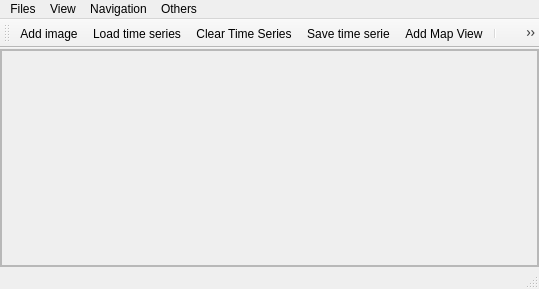
<?xml version="1.0" encoding="UTF-8"?>
<ui version="4.0">
 <class>TSVGUIBase</class>
 <widget class="QMainWindow" name="TSVGUIBase">
  <property name="geometry">
   <rect>
    <x>0</x>
    <y>0</y>
    <width>539</width>
    <height>289</height>
   </rect>
  </property>
  <property name="windowTitle">
   <string>HUB Time Series Viewer</string>
  </property>
  <property name="windowIcon">
   <iconset resource="resources.qrc">
    <normaloff>:/timeseriesviewer/icons/icon.svg</normaloff>:/timeseriesviewer/icons/icon.svg</iconset>
  </property>
  <property name="documentMode">
   <bool>false</bool>
  </property>
  <property name="tabShape">
   <enum>QTabWidget::Rounded</enum>
  </property>
  <property name="dockNestingEnabled">
   <bool>true</bool>
  </property>
  <property name="dockOptions">
   <set>QMainWindow::AllowNestedDocks|QMainWindow::AllowTabbedDocks|QMainWindow::AnimatedDocks</set>
  </property>
  <widget class="QWidget" name="centralWidget">
   <property name="sizePolicy">
    <sizepolicy hsizetype="MinimumExpanding" vsizetype="Minimum">
     <horstretch>0</horstretch>
     <verstretch>0</verstretch>
    </sizepolicy>
   </property>
   <property name="minimumSize">
    <size>
     <width>100</width>
     <height>0</height>
    </size>
   </property>
   <layout class="QVBoxLayout" name="verticalLayout_3">
    <property name="spacing">
     <number>1</number>
    </property>
    <property name="margin">
     <number>0</number>
    </property>
    <item>
     <widget class="QgsMessageBar" name="messageBar">
      <property name="frameShape">
       <enum>QFrame::StyledPanel</enum>
      </property>
      <property name="frameShadow">
       <enum>QFrame::Raised</enum>
      </property>
     </widget>
    </item>
    <item>
     <widget class="TsvScrollArea" name="scrollAreaSubsets">
      <property name="sizePolicy">
       <sizepolicy hsizetype="Expanding" vsizetype="Expanding">
        <horstretch>1</horstretch>
        <verstretch>0</verstretch>
       </sizepolicy>
      </property>
      <property name="minimumSize">
       <size>
        <width>50</width>
        <height>0</height>
       </size>
      </property>
      <property name="frameShape">
       <enum>QFrame::StyledPanel</enum>
      </property>
      <property name="verticalScrollBarPolicy">
       <enum>Qt::ScrollBarAsNeeded</enum>
      </property>
      <property name="horizontalScrollBarPolicy">
       <enum>Qt::ScrollBarAsNeeded</enum>
      </property>
      <property name="widgetResizable">
       <bool>true</bool>
      </property>
      <widget class="QWidget" name="scrollAreaSubsetContent">
       <property name="geometry">
        <rect>
         <x>0</x>
         <y>0</y>
         <width>537</width>
         <height>201</height>
        </rect>
       </property>
       <property name="sizePolicy">
        <sizepolicy hsizetype="Preferred" vsizetype="Preferred">
         <horstretch>0</horstretch>
         <verstretch>0</verstretch>
        </sizepolicy>
       </property>
       <property name="minimumSize">
        <size>
         <width>0</width>
         <height>0</height>
        </size>
       </property>
       <layout class="QHBoxLayout" name="scrollAreaLayout">
        <property name="spacing">
         <number>1</number>
        </property>
        <property name="sizeConstraint">
         <enum>QLayout::SetNoConstraint</enum>
        </property>
        <property name="margin">
         <number>0</number>
        </property>
        <item>
         <widget class="QFrame" name="frame_4">
          <property name="frameShape">
           <enum>QFrame::StyledPanel</enum>
          </property>
          <property name="frameShadow">
           <enum>QFrame::Raised</enum>
          </property>
         </widget>
        </item>
       </layout>
      </widget>
     </widget>
    </item>
   </layout>
  </widget>
  <widget class="QStatusBar" name="statusBar"/>
  <widget class="QMenuBar" name="menuBar">
   <property name="geometry">
    <rect>
     <x>0</x>
     <y>0</y>
     <width>539</width>
     <height>21</height>
    </rect>
   </property>
   <widget class="QMenu" name="menuFiles">
    <property name="title">
     <string>Files</string>
    </property>
    <addaction name="actionAddTSD"/>
    <addaction name="actionLoadTS"/>
    <addaction name="actionSaveTS"/>
    <addaction name="actionClearTS"/>
    <addaction name="separator"/>
    <addaction name="actionAddTSExample"/>
   </widget>
   <widget class="QMenu" name="menuAbout">
    <property name="title">
     <string>Others</string>
    </property>
    <addaction name="actionAbout"/>
    <addaction name="actionSettings"/>
   </widget>
   <widget class="QMenu" name="menuView">
    <property name="title">
     <string>View</string>
    </property>
    <widget class="QMenu" name="menuPanels">
     <property name="title">
      <string>Panels...</string>
     </property>
    </widget>
    <addaction name="actionRefresh"/>
    <addaction name="actionAddMapView"/>
    <addaction name="separator"/>
    <addaction name="actionSelectProfiles"/>
    <addaction name="actionIdentifyTimeSeries"/>
    <addaction name="separator"/>
    <addaction name="menuPanels"/>
   </widget>
   <widget class="QMenu" name="menuNavigation">
    <property name="title">
     <string>Navigation</string>
    </property>
    <addaction name="actionPan"/>
    <addaction name="actionZoomIn"/>
    <addaction name="actionZoomOut"/>
    <addaction name="actionZoomMaxExtent"/>
    <addaction name="actionZoomPixelScale"/>
    <addaction name="actionMoveCenter"/>
   </widget>
   <addaction name="menuFiles"/>
   <addaction name="menuView"/>
   <addaction name="menuNavigation"/>
   <addaction name="menuAbout"/>
  </widget>
  <widget class="QToolBar" name="toolBar">
   <property name="windowTitle">
    <string>toolBar</string>
   </property>
   <attribute name="toolBarArea">
    <enum>TopToolBarArea</enum>
   </attribute>
   <attribute name="toolBarBreak">
    <bool>false</bool>
   </attribute>
   <addaction name="actionAddTSD"/>
   <addaction name="actionLoadTS"/>
   <addaction name="actionClearTS"/>
   <addaction name="actionSaveTS"/>
   <addaction name="actionAddMapView"/>
   <addaction name="separator"/>
   <addaction name="actionRefresh"/>
   <addaction name="actionMoveCenter"/>
   <addaction name="actionZoomIn"/>
   <addaction name="actionZoomOut"/>
   <addaction name="actionZoomMaxExtent"/>
   <addaction name="actionZoomPixelScale"/>
   <addaction name="actionPan"/>
   <addaction name="separator"/>
   <addaction name="actionIdentifyMapLayers"/>
   <addaction name="actionIdentifyTimeSeries"/>
   <addaction name="actionSelectProfiles"/>
   <addaction name="separator"/>
   <addaction name="actionAbout"/>
  </widget>
  <action name="actionMoveCenter">
   <property name="icon">
    <iconset resource="resources.qrc">
     <normaloff>:/timeseriesviewer/icons/mActionZoomPoint.svg</normaloff>:/timeseriesviewer/icons/mActionZoomPoint.svg</iconset>
   </property>
   <property name="text">
    <string>SelectCenter</string>
   </property>
   <property name="toolTip">
    <string>select center coordinate</string>
   </property>
  </action>
  <action name="actionSelectCRS">
   <property name="icon">
    <iconset resource="resources.qrc">
     <normaloff>:/timeseriesviewer/icons/CRS.svg</normaloff>:/timeseriesviewer/icons/CRS.svg</iconset>
   </property>
   <property name="text">
    <string>Select CRS</string>
   </property>
   <property name="toolTip">
    <string>Select coordinate reference system</string>
   </property>
  </action>
  <action name="actionNextTSD">
   <property name="icon">
    <iconset resource="resources.qrc">
     <normaloff>:/timeseriesviewer/icons/mActionAtlasNext.svg</normaloff>:/timeseriesviewer/icons/mActionAtlasNext.svg</iconset>
   </property>
   <property name="text">
    <string>nextTSD</string>
   </property>
   <property name="toolTip">
    <string>go to next time series datum</string>
   </property>
  </action>
  <action name="actionPreviousTSD">
   <property name="icon">
    <iconset resource="resources.qrc">
     <normaloff>:/timeseriesviewer/icons/mActionAtlasPrev.svg</normaloff>:/timeseriesviewer/icons/mActionAtlasPrev.svg</iconset>
   </property>
   <property name="text">
    <string>previousTSD</string>
   </property>
   <property name="toolTip">
    <string>got to prevoius time series datum</string>
   </property>
  </action>
  <action name="actionFirstTSD">
   <property name="icon">
    <iconset resource="resources.qrc">
     <normaloff>:/timeseriesviewer/icons/mActionAtlasFirst.svg</normaloff>:/timeseriesviewer/icons/mActionAtlasFirst.svg</iconset>
   </property>
   <property name="text">
    <string>first TSD</string>
   </property>
   <property name="toolTip">
    <string>got to first time series datum</string>
   </property>
  </action>
  <action name="actionLastTSD">
   <property name="icon">
    <iconset resource="resources.qrc">
     <normaloff>:/timeseriesviewer/icons/mActionAtlasLast.svg</normaloff>:/timeseriesviewer/icons/mActionAtlasLast.svg</iconset>
   </property>
   <property name="text">
    <string>lastTSD</string>
   </property>
   <property name="toolTip">
    <string>got to last time series datum</string>
   </property>
  </action>
  <action name="actionLoadTS">
   <property name="icon">
    <iconset resource="resources.qrc">
     <normaloff>:/timeseriesviewer/icons/mActionAddTS.svg</normaloff>:/timeseriesviewer/icons/mActionAddTS.svg</iconset>
   </property>
   <property name="text">
    <string>Load time series</string>
   </property>
   <property name="toolTip">
    <string>Load time series from CSV file</string>
   </property>
  </action>
  <action name="actionAddTSD">
   <property name="icon">
    <iconset resource="resources.qrc">
     <normaloff>:/timeseriesviewer/icons/mActionAddRasterLayer.svg</normaloff>:/timeseriesviewer/icons/mActionAddRasterLayer.svg</iconset>
   </property>
   <property name="text">
    <string>Add image</string>
   </property>
   <property name="toolTip">
    <string>Add image to time series</string>
   </property>
  </action>
  <action name="actionRemoveTSD">
   <property name="icon">
    <iconset resource="resources.qrc">
     <normaloff>:/timeseriesviewer/icons/mActionRemoveTSD.svg</normaloff>:/timeseriesviewer/icons/mActionRemoveTSD.svg</iconset>
   </property>
   <property name="text">
    <string>Remove image</string>
   </property>
   <property name="toolTip">
    <string>Remove image from time series</string>
   </property>
  </action>
  <action name="actionSaveTS">
   <property name="icon">
    <iconset resource="resources.qrc">
     <normaloff>:/timeseriesviewer/icons/mActionSaveTS.svg</normaloff>:/timeseriesviewer/icons/mActionSaveTS.svg</iconset>
   </property>
   <property name="text">
    <string>Save time serie</string>
   </property>
   <property name="toolTip">
    <string>Save time series as CSV file</string>
   </property>
  </action>
  <action name="actionAddMapView">
   <property name="icon">
    <iconset resource="resources.qrc">
     <normaloff>:/timeseriesviewer/icons/mActionAddMapView.svg</normaloff>:/timeseriesviewer/icons/mActionAddMapView.svg</iconset>
   </property>
   <property name="text">
    <string>Add Map View</string>
   </property>
   <property name="toolTip">
    <string>Add maps that show a specified band selection</string>
   </property>
  </action>
  <action name="actionRemoveMapView">
   <property name="icon">
    <iconset resource="resources.qrc">
     <normaloff>:/timeseriesviewer/icons/mActionRemoveMapView.svg</normaloff>:/timeseriesviewer/icons/mActionRemoveMapView.svg</iconset>
   </property>
   <property name="text">
    <string>Remove Map View</string>
   </property>
   <property name="toolTip">
    <string>Remove map view</string>
   </property>
  </action>
  <action name="actionAddTSExample">
   <property name="icon">
    <iconset resource="resources.qrc">
     <normaloff>:/timeseriesviewer/icons/mActionAddTS.svg</normaloff>:/timeseriesviewer/icons/mActionAddTS.svg</iconset>
   </property>
   <property name="text">
    <string>Add example</string>
   </property>
   <property name="toolTip">
    <string>Add example time series</string>
   </property>
  </action>
  <action name="actionAbout">
   <property name="icon">
    <iconset resource="resources.qrc">
     <normaloff>:/timeseriesviewer/icons/metadata.svg</normaloff>:/timeseriesviewer/icons/metadata.svg</iconset>
   </property>
   <property name="text">
    <string>About</string>
   </property>
  </action>
  <action name="actionDummy">
   <property name="text">
    <string>Dummy</string>
   </property>
   <property name="toolTip">
    <string>This is an obviously not removed dummy</string>
   </property>
  </action>
  <action name="actionClearTS">
   <property name="icon">
    <iconset resource="resources.qrc">
     <normaloff>:/timeseriesviewer/icons/mActionRemoveTS.svg</normaloff>:/timeseriesviewer/icons/mActionRemoveTS.svg</iconset>
   </property>
   <property name="text">
    <string>Clear Time Series</string>
   </property>
   <property name="toolTip">
    <string>Remove all images from time series</string>
   </property>
  </action>
  <action name="actionSetExtent">
   <property name="text">
    <string>Set Extent</string>
   </property>
  </action>
  <action name="actionZoomIn">
   <property name="icon">
    <iconset resource="resources.qrc">
     <normaloff>:/timeseriesviewer/icons/mActionZoomIn.svg</normaloff>:/timeseriesviewer/icons/mActionZoomIn.svg</iconset>
   </property>
   <property name="text">
    <string>Zoom in</string>
   </property>
   <property name="toolTip">
    <string>Zoom into map</string>
   </property>
  </action>
  <action name="actionZoomOut">
   <property name="icon">
    <iconset resource="resources.qrc">
     <normaloff>:/timeseriesviewer/icons/mActionZoomOut.svg</normaloff>:/timeseriesviewer/icons/mActionZoomOut.svg</iconset>
   </property>
   <property name="text">
    <string>Zoom out</string>
   </property>
   <property name="toolTip">
    <string>Zoom out</string>
   </property>
  </action>
  <action name="actionZoomMaxExtent">
   <property name="icon">
    <iconset resource="resources.qrc">
     <normaloff>:/timeseriesviewer/icons/mActionZoomFullExtent.svg</normaloff>:/timeseriesviewer/icons/mActionZoomFullExtent.svg</iconset>
   </property>
   <property name="text">
    <string>Max. Extent</string>
   </property>
   <property name="toolTip">
    <string>Zoom to maximum extent of time series</string>
   </property>
  </action>
  <action name="actionZoomPixelScale">
   <property name="icon">
    <iconset resource="resources.qrc">
     <normaloff>:/timeseriesviewer/icons/mActionZoomActual.svg</normaloff>:/timeseriesviewer/icons/mActionZoomActual.svg</iconset>
   </property>
   <property name="text">
    <string>Pixel Scale</string>
   </property>
   <property name="toolTip">
    <string>Zoom to pixel scale</string>
   </property>
  </action>
  <action name="actionPan">
   <property name="icon">
    <iconset resource="resources.qrc">
     <normaloff>:/timeseriesviewer/icons/mActionPan.svg</normaloff>:/timeseriesviewer/icons/mActionPan.svg</iconset>
   </property>
   <property name="text">
    <string>Pan Map</string>
   </property>
   <property name="toolTip">
    <string>Pan map</string>
   </property>
  </action>
  <action name="actionShowToolBar">
   <property name="text">
    <string>Panels</string>
   </property>
  </action>
  <action name="actionIdentifyMapLayers">
   <property name="icon">
    <iconset resource="resources.qrc">
     <normaloff>:/timeseriesviewer/icons/mActionIdentify.svg</normaloff>:/timeseriesviewer/icons/mActionIdentify.svg</iconset>
   </property>
   <property name="text">
    <string>Identify</string>
   </property>
   <property name="toolTip">
    <string>Identify map layers</string>
   </property>
  </action>
  <action name="actionClearLabelList">
   <property name="icon">
    <iconset resource="resources.qrc">
     <normaloff>:/timeseriesviewer/icons/mIconClose.svg</normaloff>:/timeseriesviewer/icons/mIconClose.svg</iconset>
   </property>
   <property name="text">
    <string>Clear labels</string>
   </property>
   <property name="toolTip">
    <string>Clear selected labels</string>
   </property>
  </action>
  <action name="actionCopyLabelList">
   <property name="icon">
    <iconset resource="resources.qrc">
     <normaloff>:/timeseriesviewer/icons/mActionEditCopy.svg</normaloff>:/timeseriesviewer/icons/mActionEditCopy.svg</iconset>
   </property>
   <property name="text">
    <string>Copy labels</string>
   </property>
   <property name="toolTip">
    <string>Copy labels to clipboard</string>
   </property>
  </action>
  <action name="actionSettings">
   <property name="icon">
    <iconset resource="resources.qrc">
     <normaloff>:/timeseriesviewer/icons/system.svg</normaloff>:/timeseriesviewer/icons/system.svg</iconset>
   </property>
   <property name="text">
    <string>Settings</string>
   </property>
  </action>
  <action name="actionCollectLabels">
   <property name="icon">
    <iconset resource="resources.qrc">
     <normaloff>:/timeseriesviewer/icons/mActionIdentify.svg</normaloff>:/timeseriesviewer/icons/mActionIdentify.svg</iconset>
   </property>
   <property name="text">
    <string>Collect Labels</string>
   </property>
   <property name="toolTip">
    <string>Collect labels by clicking on related map windows</string>
   </property>
  </action>
  <action name="actionIdentifyTimeSeries">
   <property name="icon">
    <iconset resource="resources.qrc">
     <normaloff>:/timeseriesviewer/icons/ActionIdentifyTimeSeries.svg</normaloff>:/timeseriesviewer/icons/ActionIdentifyTimeSeries.svg</iconset>
   </property>
   <property name="text">
    <string>Temporal profile</string>
   </property>
   <property name="toolTip">
    <string>Identify pixel time series for specific coordinate</string>
   </property>
  </action>
  <action name="actionRefresh">
   <property name="icon">
    <iconset resource="resources.qrc">
     <normaloff>:/timeseriesviewer/icons/mActionRefresh.png</normaloff>:/timeseriesviewer/icons/mActionRefresh.png</iconset>
   </property>
   <property name="text">
    <string>Refresh maps</string>
   </property>
   <property name="toolTip">
    <string>Refresh maps (F5)</string>
   </property>
   <property name="shortcut">
    <string>F5</string>
   </property>
  </action>
  <action name="actionShowCrosshair">
   <property name="checkable">
    <bool>true</bool>
   </property>
   <property name="checked">
    <bool>false</bool>
   </property>
   <property name="icon">
    <iconset resource="resources.qrc">
     <normaloff>:/timeseriesviewer/icons/crosshair.svg</normaloff>:/timeseriesviewer/icons/crosshair.svg</iconset>
   </property>
   <property name="text">
    <string>Show Crosshair</string>
   </property>
  </action>
  <action name="actionSelectProfiles">
   <property name="icon">
    <iconset resource="resources.qrc">
     <normaloff>:/timeseriesviewer/icons/pickrasterspectrum.svg</normaloff>
     <normalon>:/enmapbox/png/icons/mActionIdentify.png</normalon>:/timeseriesviewer/icons/pickrasterspectrum.svg</iconset>
   </property>
   <property name="text">
    <string>Pixel profile</string>
   </property>
   <property name="toolTip">
    <string>Select pixel profiles from map</string>
   </property>
  </action>
 </widget>
 <customwidgets>
  <customwidget>
   <class>QgsMessageBar</class>
   <extends>QFrame</extends>
   <header>qgis.gui</header>
   <container>1</container>
  </customwidget>
  <customwidget>
   <class>TsvScrollArea</class>
   <extends>QScrollArea</extends>
   <header>timeseriesviewer.ui.widgets.h</header>
   <container>1</container>
  </customwidget>
 </customwidgets>
 <resources>
  <include location="resources.qrc"/>
 </resources>
 <connections/>
</ui>
